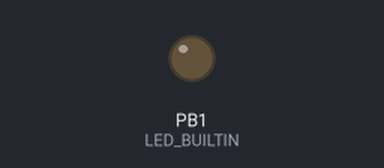
A program run on a simulated ATtiny85, built with avr-gcc and run on an emulated ATtiny85. Shown: output pins drawn as LEDs (lit = HIGH).

Above: at 0.05 s.
At 10.6 s:
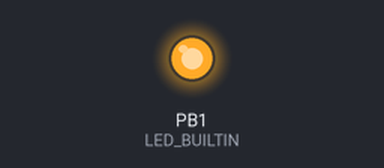
Timing chart, 0 to 10.9 s (numbered marks = the images above):
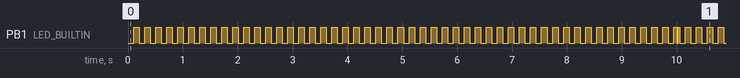

The program:

main.cpp
```cpp
#define LAYOUT_US_INTERNATIONAL
#include <Arduino.h>
#include <DigiKeyboard.h>
#include "timer.h"

uint8_t led_state = LOW;
TickTimer led_task(100);
TickTimer usb_demo_task(5000);
TickTimer press_shift_task(10000);

void test_usb_hello();
void press_shift();


void setup() {
  pinMode(LED_BUILTIN, OUTPUT);
  DigiKeyboard.enableLEDFeedback();
}

void loop() {
  led_task.loop([]() {
    led_state = !led_state;
    digitalWrite(LED_BUILTIN, led_state);
    }
  );

  usb_demo_task.loop(&test_usb_hello);
  press_shift_task.loop(&press_shift);

}

void test_usb_hello() {
  digitalWrite(LED_BUILTIN, HIGH);
  // DigiKeyboard.sendKeyStroke(0);
  DigiKeyboard.print("[");
  DigiKeyboard.print(millis());
  DigiKeyboard.print("]: Hello!");
  DigiKeyboard.sendKeyStroke(KEY_ENTER);
  digitalWrite(LED_BUILTIN, LOW);
  // DigiKeyboard.sendKeyStroke(KEY_R, MOD_GUI_LEFT);
  // DigiKeyboard.delay(500);
}

void press_shift() {
  digitalWrite(LED_BUILTIN, HIGH);
  DigiKeyboard.sendKeyStroke(0, KEY_LEFT_SHIFT);
  digitalWrite(LED_BUILTIN, LOW);
}
```

timer.h
````cpp
#include <Arduino.h>

/* Simplify the logic from:
```C++
if ((millis() - current_time) >= 200) {
  led_state = !led_state;
  digitalWrite(LED_BUILTIN, led_state);
  current_time = millis();
}
```
to:
```C++
TickTimer led_timer(200);
if ( led_timer.check() ) {
  led_state = !led_state;
  digitalWrite(LED_BUILTIN, led_state);
  led_timer.update();
}
```
*/
class TickTimer {
  private:
    unsigned long time_ms;
    unsigned long current_time;
    void init() {
      current_time = 0;
    }

  public:
    TickTimer(unsigned long _time_ms) {
      time_ms = _time_ms;
      init();
    }

    void update() { current_time = millis(); }
    bool check() { return ( millis() - current_time ) >= time_ms; }

    // void callback(void (*func_ptr)()) {
    //     (*func_ptr)();
    // }

/* Simplify the invoke...
```C++
if ( led_task.check() ) {
  led_state = !led_state;
  digitalWrite(LED_BUILTIN, led_state);
  led_task.update();
}
```*/
    void loop(void (*callback)()) {
      if ( this->check() ) {
        (*callback)();
        this->update();
      }
    }
    // void callback(void (*func_ptr)()) {
    //   if ( this->check() ) {
    //     (*func_ptr)();
    //     this->update();
    //   }
    // }
    // void task() {
    //   if ( ( millis() - current_time ) >= time_ms ) {
    //     led_state = !led_state;
    //     digitalWrite(LED_BUILTIN, led_state);
    //     current_time = millis();
    //   }
    // }
};
````

Measured:
- by itself, PB1 (LED_BUILTIN): moves between LOW and HIGH, repeating every 8.3 s
